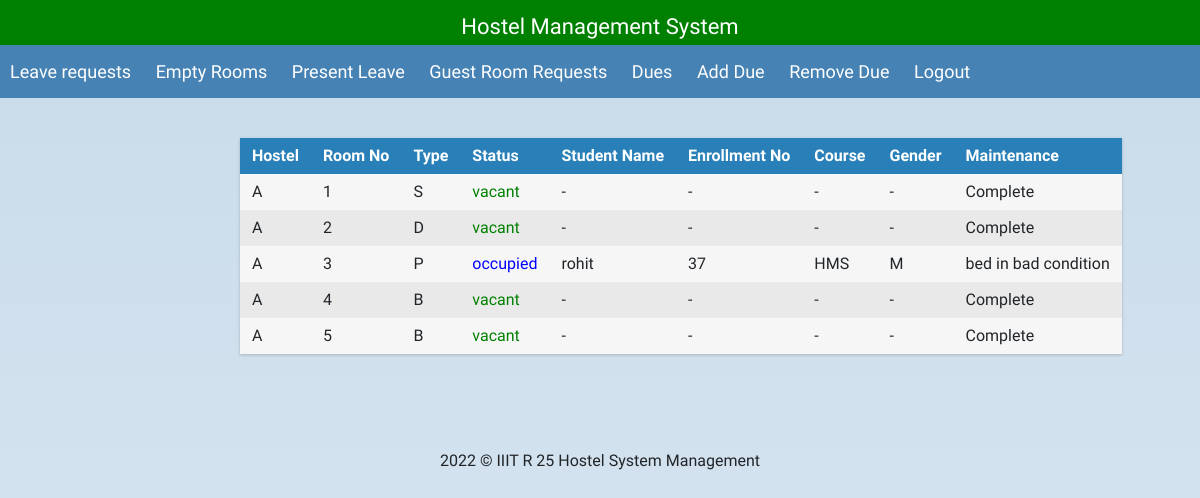
Page /warden_profile/ (signed in) on the committed database.
### selection/models.py (models this page shows, shortened)
class Room(models.Model):
    room_choice = [('S', 'Single Occupancy'), ('D', 'Double Occupancy'), ('P', 'Reserved for Research Scholars'),('B', 'Both Single and Double Occupancy')]
    no = models.CharField(max_length=5)
    name = models.CharField(max_length=10)
    room_type = models.CharField(choices=room_choice, max_length=1, default=None)
    vacant = models.BooleanField(default=False)
    hostel = models.ForeignKey('Hostel', on_delete=models.CASCADE)
    repair = models.CharField(max_length=100, blank=True)

class Hostel(models.Model):
    name = models.CharField(max_length=5)
    gender_choices = [('M', 'Male'), ('F', 'Female')]
    gender = models.CharField(
        choices=gender_choices,
        max_length=1,
        default=None,
        null=True)
    course = models.ManyToManyField('Course', default=None, blank=True)
    caretaker = models.CharField(max_length=100, blank=True)

class Student(models.Model):
    user = models.OneToOneField(
        User,
        default=None,
        null=True,
        on_delete=models.CASCADE)
    gender_choices = [('N','None'),('M', 'Male'), ('F', 'Female')]
    student_name = models.CharField(max_length=200, null=True)
    father_name = models.CharField(max_length=200, null=True)
    enrollment_no = models.CharField(max_length=10, unique=True, null=True)
    course = models.ForeignKey(
        'Course',
        null=True,
        default=None,
        on_delete=models.CASCADE)
    dob = models.DateField(
        max_length=10,
        help_text="format : YYYY-MM-DD",
        null=True)
    gender = models.CharField(
        choices=gender_choices,
        max_length=1,
        default='N',null=True)
    room = models.OneToOneField(
        'Room',
        blank=True,
        on_delete= models.SET_NULL,
        null=True)
    room_allotted = models.BooleanField(default=False)
    no_dues = models.BooleanField(default=True)

class Course(models.Model):
    code = models.CharField(max_length=100, default=None)
    room_choice = [('S', 'Single Occupancy'), ('D', 'Double Occupancy'), ('P', 'Reserved for Research Scholars'), ('B', 'Both Single and Double Occupancy')]
    room_type = models.CharField(choices=room_choice, max_length=1, default='D')

### selection/views.py (the view)
# urls.py: path('warden_profile/', views.warden_profile, name='warden_profile'),
def warden_profile(request):
    user = request.user
    if user is not None:
        if not user.is_warden:
            return HttpResponse('Invalid Login')
        elif user.is_active:
            login(request, user)
            print('True')
            room_list = request.user.warden.hostel.room_set.all().order_by('no')
            context = {'rooms': room_list}
            return render(request, 'warden.html', context)
        else:
            return HttpResponse('Disabled account')
    else:
        return HttpResponse('Invalid Login')

### selection/templates/warden.html
{% extends 'base.html' %}
{% block content %}
    <div class="wrapper">
        <div class="table">
            <div class="row header">
                <div class="cell">
                    Hostel
                </div>
                <div class="cell">
                    Room No
                </div>
                <div class="cell">
                    Type
                </div>
                <div class="cell">
                    Status
                </div>
                <div class="cell">
                    Student Name
                </div>
                <div class="cell">
                    Enrollment No
                </div>
                <div class="cell">
                    Course
                </div>
                <div class="cell">
                    Gender
                </div>
                <div class="cell">
                    Maintenance
                </div>
            </div>
            {% for room in rooms %}
                <div class="row">
                    <div class="cell" data-title="Number">
                        {{ room.hostel.name }}
                    </div>
                    <div class="cell" data-title="Name">
                        {{ room.no }}
                    </div>
                    <div class="cell" data-title="Type">
                        {{ room.room_type }}
                    </div>
                    <div class="cell" style="{% if room.vacant %} color: green {% else %} color :blue {% endif %}" data-title="Status">
                        {% if room.vacant %} vacant {% else %} occupied {% endif %}
                    </div>
                    <div class="cell">
                        {% if room.vacant %}
                            -
                        {% else %}
                            {{ room.student.student_name }}
                        {% endif %}
                    </div>
                     <div class="cell">
                        {% if room.vacant %}
                            -
                        {% else %}
                            {{ room.student.enrollment_no }}
                        {% endif %}
                    </div>
                    <div class="cell">
                        {% if room.vacant %}
                            -
                        {% else %}
                            {{ room.student.course.code }}
                        {% endif %}
                    </div>
                    <div class="cell">
                        {% if room.vacant %}
                            -
                        {% else %}
                            {{ room.student.gender }}
                        {% endif %}
                    </div>
                    <div class="cell">
                        {% if room.repair %}
                             {{ room.repair }}
                        {% else %}
                            -
                        {% endif %}
                    </div>
                </div>
            {% endfor %}
        </div>
    </div>
{% endblock content %}
{% block more_links %}
    <a href="{% url 'leave_admin' %}">
        Leave requests
    </a>
    <a href="{% url 'empty_rooms' %}">
        Empty Rooms
    </a>
    <a href="{% url 'present_leaves' %}">
        Present Leave
    </a>
    <a href="{% url 'guest_requests' %}">
        Guest Room Requests
    </a>
    <a href="{% url 'warden_dues' %}">
        Dues
    </a>
    <a href="{% url 'warden_add_due' %}">
        Add Due
    </a>
    <a href="{% url 'warden_remove_due' %}">
        Remove Due
    </a>
    <a href="{% url 'logout' %}">
        Logout
    </a>
{% endblock more_links %}

### selection/templates/base.html (shortened to what this page needs)
<html>
<head>
    <link rel="stylesheet" href="https://stackpath.bootstrapcdn.com/bootstrap/4.1.3/css/bootstrap.min.css">
       {% load static %}
    <link rel="stylesheet" type="text/css" href="{% static 'selection/style.css' %}">
</head>
<body>
<div class="nav">
    <div class="nav-header">
        <div class="nav-title">
            <a href="{% url 'register' %}">Hostel Management System</a>
        </div>
    </div>
    <div class="nav-links">
        {% block more_links %}
        {% endblock more_links %}
    </div>
</div>
<div >
    {% block content %}
    {% endblock content %}
</div>
<footer>
  <div class="copyright" align="center" >
      2022 © IIIT R 25 Hostel System Management
  </div>
</footer>
</body>
</html>

### selection/static/selection/style.css (style rules this page uses)
body { font-family: 'Inconsolata', sans-serif; font-style: normal; font-weight: 200; margin: 0px; background: linear-gradient(#c8daea, #dae7f1);  }
a { text-decoration: none; }
* { box-sizing: border-box; }
.nav {  width: 100%; background-color: green; position: relative; z-index: 1; }
.nav > .nav-header { display: inline; width:100%; background-color: green; }
.nav > .nav-header > .nav-title { width: 100%; height: 45px; text-align: center; display: inline-block; font-size: 22px; color: #fff; padding: 10px 10px 10px 10px; width:100%; }
.nav > .nav-links { display: inline; float: right; font-size: 18px; width:100%; background-color: steelblue; margin:auto; }
.nav > .nav-links > a { display: inline-block; padding: 13px 10px 13px 10px; text-decoration: none; color: #fff; }
.nav-title > a { text-decoration:none; color: white; }
.row { margin-top:20px; }
.wrapper { margin: 0 auto; padding: 40px; max-width: 800px; }
.table { margin: 0 0 40px 0; width: 100%; box-shadow: 0 1px 3px rgba(0, 0, 0, 0.2); display: table; }
.row { display: table-row; background: #f6f6f6; }
.row:nth-of-type(odd) { background: #e9e9e9; }
.row.header { font-weight: 900; color: #ffffff; background: #2980b9; }
.cell { white-space: nowrap; padding: 6px 12px; display: table-cell; }
footer { position:fixed; width: 100%; text-align: center; clear: both; }
.copyright { bottom: 0px; width: 100%; padding:15px; text-align: center;   }

### rows in the picture
Room: hostel.name "A", no "1", room_type "S", vacant "vacant", repair "Complete"
Room: hostel.name "A", no "2", room_type "D", vacant "vacant", repair "Complete"
Room: hostel.name "A", no "3", room_type "P", vacant "occupied", student.student_name "rohit", student.enrollment_no "37", student.course.code "HMS", student.gender "M", repair "bed in bad condition"
Room: hostel.name "A", no "4", room_type "B", vacant "vacant", repair "Complete"
Room: hostel.name "A", no "5", room_type "B", vacant "vacant", repair "Complete"
